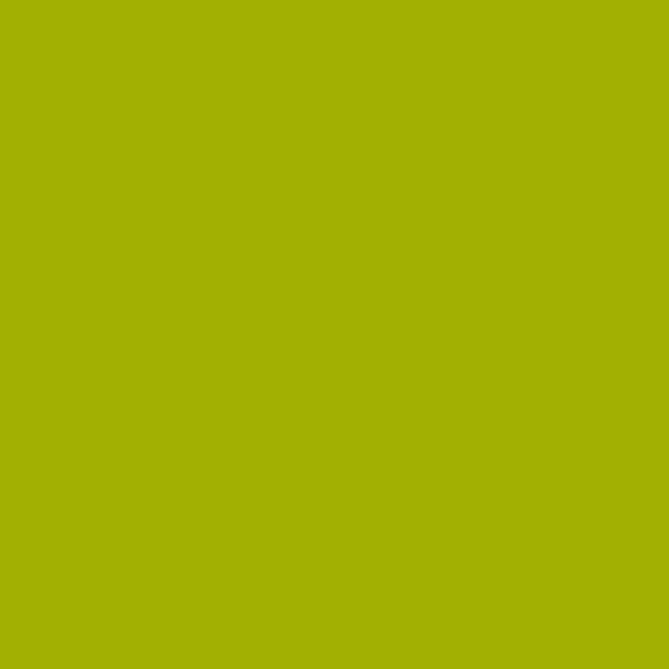
Frame 1 (no input)
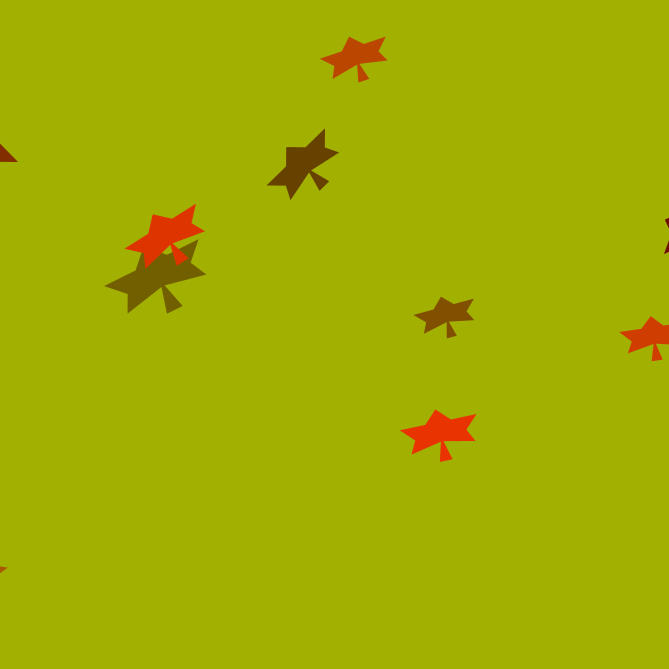
Frame 60 (the mouse pressed at the canvas centre just before this capture)
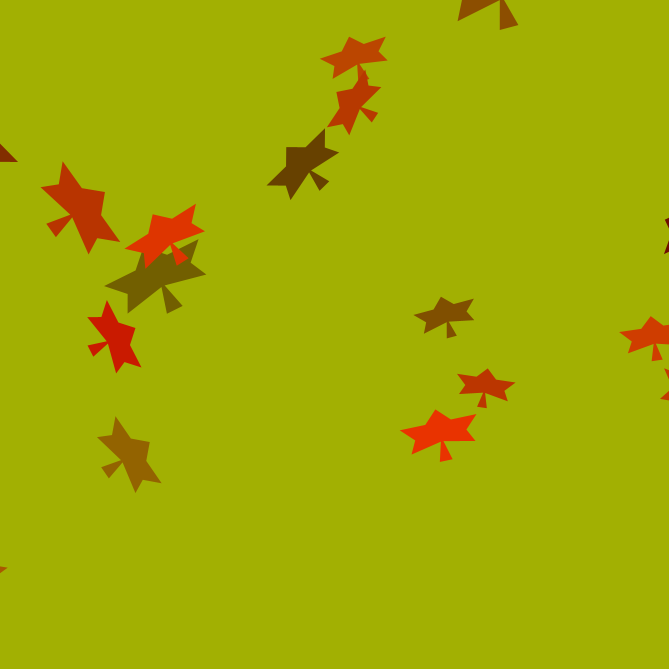
Frame 120 (the mouse held since frame 60 and released just before this capture)

The Processing sketch that drew these frames (run headless with seeded random() and noise(); from frame 60 on, the mouse is pressed at the canvas centre):

// Processing sketch: processing_2895
// ── processing_2895.pde

float j,rb,gb;
float as=2+(random(255)/4);
float mov=noise(as);
void setup(){
j=0;
float rb= random(150,200);
float gb= random(100,180);
size(669,669);
noiseDetail(6,0.7);
smooth();
noStroke();
background(rb,gb,2);

}
void draw(){
  
  j+=0.02;
  float tam=noise(j);
  float as=2+(random(255)/4);
  float x=random(width);
  float y=random(height);
  float r=random(200);
  float q=random(200);
  float reD=random(100,240);
  float greeN=random(10,100);
  //float transp=random(100,255);
  float mov=noise(as);
  

//translate(second()*0.5,mov*second(),mov);

/*rotate(r*second());
rect(x,y,r,q);
fill(reD,greeN,0,transp);*/

//translate(millis()*x,millis()*y);
pushMatrix();
rotate((r*6)*second());
scale(tam*2,tam*2);
beginShape();//pseudo estrellas/hojas artesanales
vertex(x,y);
vertex(x-10,y+10);
vertex(x-30,y+10);
vertex(x-20,y+20);
vertex(x-25,y+30);
vertex(x-1,y+25);
vertex(x-5,y+40);
vertex(x+5,y+40);
vertex(x+1,y+25);
vertex(x+25,y+30);
vertex(x+20,y+20);
vertex(x+30,y+10);
vertex(x+10,y+10);
endShape(CLOSE);
fill(reD,greeN,0);
popMatrix();
}
